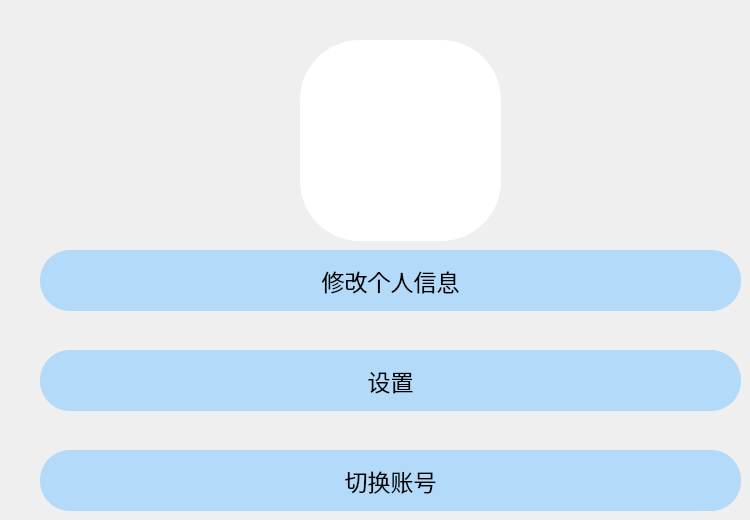
     <widget class="QWidget" name="page_13">
      <widget class="QPushButton" name="Bt_setting">
       <property name="geometry">
        <rect>
         <x>40</x>
         <y>350</y>
         <width>701</width>
         <height>61</height>
        </rect>
       </property>
       <property name="font">
        <font>
         <family>微软雅黑</family>
         <pointsize>17</pointsize>
         <bold>false</bold>
        </font>
       </property>
       <property name="cursor">
        <cursorShape>PointingHandCursor</cursorShape>
       </property>
       <property name="styleSheet">
        <string notr="true">QPushButton{
	
	background-color: rgb(179, 218, 248);
	color: rgb(0, 0, 0);
	border-radius:30px
}
QPushButton:hover{
	background-color: rgb(217, 217, 217);
	border-radius:30px
}
QPushButton:pressed{
	padding-left:5px;
	padding-top:5px;
}</string>
       </property>
       <property name="text">
        <string>设置</string>
       </property>
      </widget>
      <widget class="QPushButton" name="Bt_shiftacount">
       <property name="geometry">
        <rect>
         <x>40</x>
         <y>450</y>
         <width>701</width>
         <height>61</height>
        </rect>
       </property>
       <property name="font">
        <font>
         <family>微软雅黑</family>
         <pointsize>17</pointsize>
         <bold>false</bold>
        </font>
       </property>
       <property name="cursor">
        <cursorShape>PointingHandCursor</cursorShape>
       </property>
       <property name="styleSheet">
        <string notr="true">QPushButton{
	
	background-color: rgb(179, 218, 248);
	color: rgb(0, 0, 0);
	border-radius:30px
}
QPushButton:hover{
	background-color: rgb(217, 217, 217);
	border-radius:30px
}
QPushButton:pressed{
	padding-left:5px;
	padding-top:5px;
}</string>
       </property>
       <property name="text">
        <string>切换账号</string>
       </property>
      </widget>
      <widget class="QPushButton" name="Bt_email">
       <property name="geometry">
        <rect>
         <x>40</x>
         <y>250</y>
         <width>701</width>
         <height>61</height>
        </rect>
       </property>
       <property name="font">
        <font>
         <family>微软雅黑</family>
         <pointsize>17</pointsize>
         <bold>false</bold>
        </font>
       </property>
       <property name="cursor">
        <cursorShape>PointingHandCursor</cursorShape>
       </property>
       <property name="styleSheet">
        <string notr="true">QPushButton{
	
	background-color: rgb(179, 218, 248);
	color: rgb(0, 0, 0);
	border-radius:30px
}
QPushButton:hover{
	background-color: rgb(217, 217, 217);
	border-radius:30px
}
QPushButton:pressed{
	padding-left:5px;
	padding-top:5px;
}</string>
       </property>
       <property name="text">
        <string>修改个人信息</string>
       </property>
      </widget>
      <widget class="QLabel" name="label_profile_3">
       <property name="geometry">
        <rect>
         <x>300</x>
         <y>40</y>
         <width>201</width>
         <height>201</height>
        </rect>
       </property>
       <property name="font">
        <font>
         <family>微软雅黑</family>
         <pointsize>24</pointsize>
        </font>
       </property>
       <property name="styleSheet">
        <string notr="true">border-radius:60px;
background-color: rgb(255, 255, 255);
image: url(:/新前缀/头像.png);</string>
       </property>
       <property name="text">
        <string/>
       </property>
      </widget>
     </widget>
